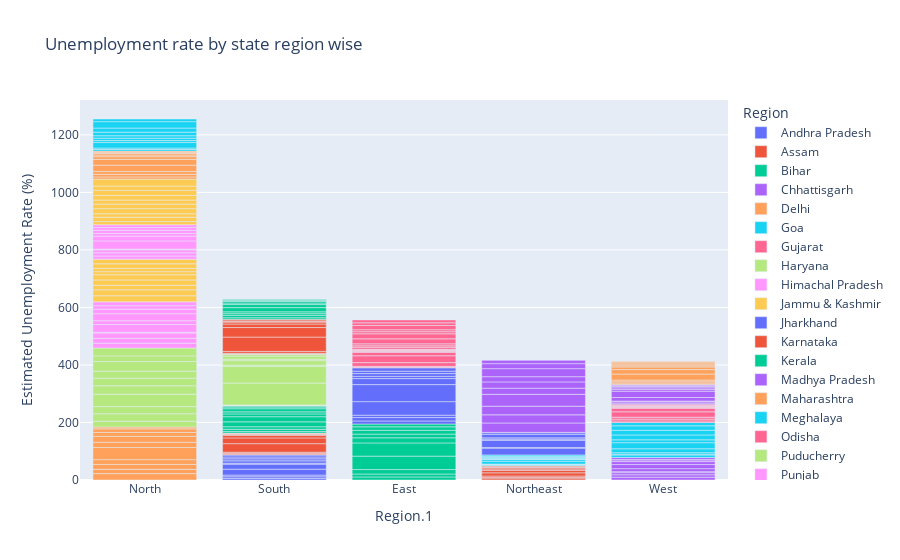

The cell this chart's notebook holds for it:
### Code cell
fg=px.bar(df,x='Region.1',y=' Estimated Unemployment Rate (%)',color='Region',title="Unemployment rate by state region wise",template='plotly')
fg.update_layout(xaxis={"categoryorder":"total descending"})
fg.show()

### Figure 1 — Plotly figure (JSON) as saved in the notebook; plotly's stock layout.template omitted (floating-point values rounded to 4 significant figures)
{"data": [{"alignmentgroup": "True", "hovertemplate": "Region=Andhra Pradesh<br>Region.1=%{x}<br> Estimated Unemployment Rate (%)=%{y}<extra></extra>", "legendgroup": "Andhra Pradesh", "marker": {"color": "#636efa", "pattern": {"shape": ""}}, "name": "Andhra Pradesh", "offsetgroup": "Andhra Pradesh", "orientation": "v", "showlegend": true, "textposition": "auto", "type": "bar", "x": ["South", "South", "South", "South", "South", "South", "South", "South", "South", "South"], "xaxis": "x", "y": [5.48, 5.83, 5.79, 20.51, 17.43, 3.31, 8.34, 6.96, 6.4, 6.59], "yaxis": "y"}, {"alignmentgroup": "True", "hovertemplate": "Region=Assam<br>Region.1=%{x}<br> Estimated Unemployment Rate (%)=%{y}<extra></extra>", "legendgroup": "Assam", "marker": {"color": "#EF553B", "pattern": {"shape": ""}}, "name": "Assam", "offsetgroup": "Assam", "orientation": "v", "showlegend": true, "textposition": "auto", "type": "bar", "x": ["Northeast", "Northeast", "Northeast", "Northeast", "Northeast", "Northeast", "Northeast", "Northeast", "Northeast", "Northeast"], "xaxis": "x", "y": [4.66, 4.41, 4.77, 11.06, 9.55, 0.6, 3.77, 5.53, 1.19, 3.02], "yaxis": "y"}, {"alignmentgroup": "True", "hovertemplate": "Region=Bihar<br>Region.1=%{x}<br> Estimated Unemployment Rate (%)=%{y}<extra></extra>", "legendgroup": "Bihar", "marker": {"color": "#00cc96", "pattern": {"shape": ""}}, "name": "Bihar", "offsetgroup": "Bihar", "orientation": "v", "showlegend": true, "textposition": "auto", "type": "bar", "x": ["East", "East", "East", "East", "East", "East", "East", "East", "East", "East"], "xaxis": "x", "y": [10.61, 10.29, 15.43, 46.64, 45.96, 17.82, 12.79, 13.44, 11.91, 9.82], "yaxis": "y"}, {"alignmentgroup": "True", "hovertemplate": "Region=Chhattisgarh<br>Region.1=%{x}<br> Estimated Unemployment Rate (%)=%{y}<extra></extra>", "legendgroup": "Chhattisgarh", "marker": {"color": "#ab63fa", "pattern": {"shape": ""}}, "name": "Chhattisgarh", "offsetgroup": "Chhattisgarh", "orientation": "v", "showlegend": true, "textposition": "auto", "type": "bar", "x": ["West", "West", "West", "West", "West", "West", "West", "West", "West", "West"], "xaxis": "x", "y": [9.65, 8.38, 7.54, 3.41, 10.5, 14.23, 10.27, 5.63, 1.96, 6.62], "yaxis": "y"}, {"alignmentgroup": "True", "hovertemplate": "Region=Delhi<br>Region.1=%{x}<br> Estimated Unemployment Rate (%)=%{y}<extra></extra>", "legendgroup": "Delhi", "marker": {"color": "#FFA15A", "pattern": {"shape": ""}}, "name": "Delhi", "offsetgroup": "Delhi", "orientation": "v", "showlegend": true, "textposition": "auto", "type": "bar", "x": ["North", "North", "North", "North", "North", "North", "North", "North", "North", "North"], "xaxis": "x", "y": [22.23, 14.84, 17.04, 16.68, 42.27, 18.19, 20.3, 13.79, 12.53, 6.27], "yaxis": "y"}, {"alignmentgroup": "True", "hovertemplate": "Region=Goa<br>Region.1=%{x}<br> Estimated Unemployment Rate (%)=%{y}<extra></extra>", "legendgroup": "Goa", "marker": {"color": "#19d3f3", "pattern": {"shape": ""}}, "name": "Goa", "offsetgroup": "Goa", "orientation": "v", "showlegend": true, "textposition": "auto", "type": "bar", "x": ["West", "West", "West", "West", "West", "West", "West", "West", "West", "West"], "xaxis": "x", "y": [8.89, 2.81, 5.25, 13.31, 21.25, 9.96, 17.07, 16.21, 15.38, 11.54], "yaxis": "y"}, {"alignmentgroup": "True", "hovertemplate": "Region=Gujarat<br>Region.1=%{x}<br> Estimated Unemployment Rate (%)=%{y}<extra></extra>", "legendgroup": "Gujarat", "marker": {"color": "#FF6692", "pattern": {"shape": ""}}, "name": "Gujarat", "offsetgroup": "Gujarat", "orientation": "v", "showlegend": true, "textposition": "auto", "type": "bar", "x": ["West", "West", "West", "West", "West", "West", "West", "West", "West", "West"], "xaxis": "x", "y": [5.54, 6.38, 6.66, 18.71, 12.11, 3.2, 1.84, 1.87, 3.42, 4.03], "yaxis": "y"}, {"alignmentgroup": "True", "hovertemplate": "Region=Haryana<br>Region.1=%{x}<br> Estimated Unemployment Rate (%)=%{y}<extra></extra>", "legendgroup": "Haryana", "marker": {"color": "#B6E880", "pattern": {"shape": ""}}, "name": "Haryana", "offsetgroup": "Haryana", "orientation": "v", "showlegend": true, "textposition": "auto", "type": "bar", "x": ["North", "North", "North", "North", "North", "North", "North", "North", "North", "North"], "xaxis": "x", "y": [20.34, 25.77, 25.05, 43.22, 29.02, 26.7, 24.18, 33.5, 19.68, 27.31], "yaxis": "y"}, {"alignmentgroup": "True", "hovertemplate": "Region=Himachal Pradesh<br>Region.1=%{x}<br> Estimated Unemployment Rate (%)=%{y}<extra></extra>", "legendgroup": "Himachal Pradesh", "marker": {"color": "#FF97FF", "pattern": {"shape": ""}}, "name": "Himachal Pradesh", "offsetgroup": "Himachal Pradesh", "orientation": "v", "showlegend": true, "textposition": "auto", "type": "bar", "x": ["North", "North", "North", "North", "North", "North", "North", "North", "North", "North"], "xaxis": "x", "y": [16.83, 16.84, 18.76, 2.2, 26.95, 13.47, 24.31, 15.79, 12.04, 13.46], "yaxis": "y"}, {"alignmentgroup": "True", "hovertemplate": "Region=Jammu & Kashmir<br>Region.1=%{x}<br> Estimated Unemployment Rate (%)=%{y}<extra></extra>", "legendgroup": "Jammu & Kashmir", "marker": {"color": "#FECB52", "pattern": {"shape": ""}}, "name": "Jammu & Kashmir", "offsetgroup": "Jammu & Kashmir", "orientation": "v", "showlegend": true, "textposition": "auto", "type": "bar", "x": ["North", "North", "North", "North", "North", "North", "North", "North", "North"], "xaxis": "x", "y": [21.08, 20.78, 15.5, 18.74, 17.92, 10.88, 11.09, 16.17, 16.14], "yaxis": "y"}, {"alignmentgroup": "True", "hovertemplate": "Region=Jharkhand<br>Region.1=%{x}<br> Estimated Unemployment Rate (%)=%{y}<extra></extra>", "legendgroup": "Jharkhand", "marker": {"color": "#636efa", "pattern": {"shape": ""}}, "name": "Jharkhand", "offsetgroup": "Jharkhand", "orientation": "v", "showlegend": true, "textposition": "auto", "type": "bar", "x": ["East", "East", "East", "East", "East", "East", "East", "East", "East", "East"], "xaxis": "x", "y": [10.61, 11.85, 8.23, 47.09, 59.23, 20.95, 7.63, 9.76, 8.24, 11.8], "yaxis": "y"}, {"alignmentgroup": "True", "hovertemplate": "Region=Karnataka<br>Region.1=%{x}<br> Estimated Unemployment Rate (%)=%{y}<extra></extra>", "legendgroup": "Karnataka", "marker": {"color": "#EF553B", "pattern": {"shape": ""}}, "name": "Karnataka", "offsetgroup": "Karnataka", "orientation": "v", "showlegend": true, "textposition": "auto", "type": "bar", "x": ["South", "South", "South", "South", "South", "South", "South", "South", "South", "South"], "xaxis": "x", "y": [2.86, 3.61, 3.46, 29.84, 19.97, 8.44, 4.01, 0.5, 2.41, 1.58], "yaxis": "y"}, {"alignmentgroup": "True", "hovertemplate": "Region=Kerala<br>Region.1=%{x}<br> Estimated Unemployment Rate (%)=%{y}<extra></extra>", "legendgroup": "Kerala", "marker": {"color": "#00cc96", "pattern": {"shape": ""}}, "name": "Kerala", "offsetgroup": "Kerala", "orientation": "v", "showlegend": true, "textposition": "auto", "type": "bar", "x": ["South", "South", "South", "South", "South", "South", "South", "South", "South", "South"], "xaxis": "x", "y": [5.31, 7.6, 8.99, 16.99, 17.88, 9.71, 7.09, 10.98, 5.91, 3.88], "yaxis": "y"}, {"alignmentgroup": "True", "hovertemplate": "Region=Madhya Pradesh<br>Region.1=%{x}<br> Estimated Unemployment Rate (%)=%{y}<extra></extra>", "legendgroup": "Madhya Pradesh", "marker": {"color": "#ab63fa", "pattern": {"shape": ""}}, "name": "Madhya Pradesh", "offsetgroup": "Madhya Pradesh", "orientation": "v", "showlegend": true, "textposition": "auto", "type": "bar", "x": ["West", "West", "West", "West", "West", "West", "West", "West", "West", "West"], "xaxis": "x", "y": [4.11, 4.57, 2.22, 12.36, 21.98, 6.48, 5.08, 4.7, 3.91, 3.13], "yaxis": "y"}, {"alignmentgroup": "True", "hovertemplate": "Region=Maharashtra<br>Region.1=%{x}<br> Estimated Unemployment Rate (%)=%{y}<extra></extra>", "legendgroup": "Maharashtra", "marker": {"color": "#FFA15A", "pattern": {"shape": ""}}, "name": "Maharashtra", "offsetgroup": "Maharashtra", "orientation": "v", "showlegend": true, "textposition": "auto", "type": "bar", "x": ["West", "West", "West", "West", "West", "West", "West", "West", "West", "West"], "xaxis": "x", "y": [4.95, 4.69, 5.79, 20.9, 15.46, 9.23, 3.89, 6.23, 4.55, 4.1], "yaxis": "y"}, {"alignmentgroup": "True", "hovertemplate": "Region=Meghalaya<br>Region.1=%{x}<br> Estimated Unemployment Rate (%)=%{y}<extra></extra>", "legendgroup": "Meghalaya", "marker": {"color": "#19d3f3", "pattern": {"shape": ""}}, "name": "Meghalaya", "offsetgroup": "Meghalaya", "orientation": "v", "showlegend": true, "textposition": "auto", "type": "bar", "x": ["Northeast", "Northeast", "Northeast", "Northeast", "Northeast", "Northeast", "Northeast", "Northeast", "Northeast", "Northeast"], "xaxis": "x", "y": [1.66, 3.59, 1.58, 10.03, 5.92, 1.15, 2.1, 3.74, 4.29, 4.6], "yaxis": "y"}, {"alignmentgroup": "True", "hovertemplate": "Region=Odisha<br>Region.1=%{x}<br> Estimated Unemployment Rate (%)=%{y}<extra></extra>", "legendgroup": "Odisha", "marker": {"color": "#FF6692", "pattern": {"shape": ""}}, "name": "Odisha", "offsetgroup": "Odisha", "orientation": "v", "showlegend": true, "textposition": "auto", "type": "bar", "x": ["East", "East", "East", "East", "East", "East", "East", "East", "East", "East"], "xaxis": "x", "y": [1.9, 3.12, 13.08, 23.76, 11.41, 3.77, 1.88, 1.42, 2.1, 2.18], "yaxis": "y"}, {"alignmentgroup": "True", "hovertemplate": "Region=Puducherry<br>Region.1=%{x}<br> Estimated Unemployment Rate (%)=%{y}<extra></extra>", "legendgroup": "Puducherry", "marker": {"color": "#B6E880", "pattern": {"shape": ""}}, "name": "Puducherry", "offsetgroup": "Puducherry", "orientation": "v", "showlegend": true, "textposition": "auto", "type": "bar", "x": ["South", "South", "South", "South", "South", "South", "South", "South", "South", "South"], "xaxis": "x", "y": [0.58, 1.76, 1.2, 75.85, 58.19, 4.24, 15.47, 5.05, 10.9, 6.18], "yaxis": "y"}, {"alignmentgroup": "True", "hovertemplate": "Region=Punjab<br>Region.1=%{x}<br> Estimated Unemployment Rate (%)=%{y}<extra></extra>", "legendgroup": "Punjab", "marker": {"color": "#FF97FF", "pattern": {"shape": ""}}, "name": "Punjab", "offsetgroup": "Punjab", "orientation": "v", "showlegend": true, "textposition": "auto", "type": "bar", "x": ["North", "North", "North", "North", "North", "North", "North", "North", "North", "North"], "xaxis": "x", "y": [11.11, 10.97, 10.32, 2.86, 28.33, 16.55, 9.19, 10.99, 9.61, 9.88], "yaxis": "y"}, {"alignmentgroup": "True", "hovertemplate": "Region=Rajasthan<br>Region.1=%{x}<br> Estimated Unemployment Rate (%)=%{y}<extra></extra>", "legendgroup": "Rajasthan", "marker": {"color": "#FECB52", "pattern": {"shape": ""}}, "name": "Rajasthan", "offsetgroup": "Rajasthan", "orientation": "v", "showlegend": true, "textposition": "auto", "type": "bar", "x": ["North", "North", "North", "North", "North", "North", "North", "North", "North", "North"], "xaxis": "x", "y": [10.97, 15.16, 11.9, 17.7, 15.74, 14.39, 15.81, 17.51, 15.35, 24.15], "yaxis": "y"}, {"alignmentgroup": "True", "hovertemplate": "Region=Sikkim<br>Region.1=%{x}<br> Estimated Unemployment Rate (%)=%{y}<extra></extra>", "legendgroup": "Sikkim", "marker": {"color": "#636efa", "pattern": {"shape": ""}}, "name": "Sikkim", "offsetgroup": "Sikkim", "orientation": "v", "showlegend": true, "textposition": "auto", "type": "bar", "x": ["Northeast", "Northeast", "Northeast", "Northeast", "Northeast", "Northeast", "Northeast", "Northeast"], "xaxis": "x", "y": [23.57, 2.28, 24.51, 4.46, 4.45, 12.49, 5.7, 0.88], "yaxis": "y"}, {"alignmentgroup": "True", "hovertemplate": "Region=Tamil Nadu<br>Region.1=%{x}<br> Estimated Unemployment Rate (%)=%{y}<extra></extra>", "legendgroup": "Tamil Nadu", "marker": {"color": "#EF553B", "pattern": {"shape": ""}}, "name": "Tamil Nadu", "offsetgroup": "Tamil Nadu", "orientation": "v", "showlegend": true, "textposition": "auto", "type": "bar", "x": ["South", "South", "South", "South", "South", "South", "South", "South", "South", "South"], "xaxis": "x", "y": [1.57, 2.09, 6.4, 49.83, 33.16, 12.2, 6.81, 2.65, 5, 2.16], "yaxis": "y"}, {"alignmentgroup": "True", "hovertemplate": "Region=Telangana<br>Region.1=%{x}<br> Estimated Unemployment Rate (%)=%{y}<extra></extra>", "legendgroup": "Telangana", "marker": {"color": "#00cc96", "pattern": {"shape": ""}}, "name": "Telangana", "offsetgroup": "Telangana", "orientation": "v", "showlegend": true, "textposition": "auto", "type": "bar", "x": ["South", "South", "South", "South", "South", "South", "South", "South", "South", "South"], "xaxis": "x", "y": [5.49, 8.29, 5.77, 6.25, 14.7, 10.55, 5.36, 5.79, 3.27, 2.86], "yaxis": "y"}, {"alignmentgroup": "True", "hovertemplate": "Region=Tripura<br>Region.1=%{x}<br> Estimated Unemployment Rate (%)=%{y}<extra></extra>", "legendgroup": "Tripura", "marker": {"color": "#ab63fa", "pattern": {"shape": ""}}, "name": "Tripura", "offsetgroup": "Tripura", "orientation": "v", "showlegend": true, "textposition": "auto", "type": "bar", "x": ["Northeast", "Northeast", "Northeast", "Northeast", "Northeast", "Northeast", "Northeast", "Northeast", "Northeast", "Northeast"], "xaxis": "x", "y": [32.67, 28.4, 29.95, 41.23, 21.51, 21.71, 18.24, 27.92, 17.35, 11.57], "yaxis": "y"}, {"alignmentgroup": "True", "hovertemplate": "Region=Uttar Pradesh<br>Region.1=%{x}<br> Estimated Unemployment Rate (%)=%{y}<extra></extra>", "legendgroup": "Uttar Pradesh", "marker": {"color": "#FFA15A", "pattern": {"shape": ""}}, "name": "Uttar Pradesh", "offsetgroup": "Uttar Pradesh", "orientation": "v", "showlegend": true, "textposition": "auto", "type": "bar", "x": ["North", "North", "North", "North", "North", "North", "North", "North", "North", "North"], "xaxis": "x", "y": [7.58, 8.98, 10.11, 21.54, 20.41, 9.47, 5.56, 5.79, 4.18, 3.75], "yaxis": "y"}, {"alignmentgroup": "True", "hovertemplate": "Region=Uttarakhand<br>Region.1=%{x}<br> Estimated Unemployment Rate (%)=%{y}<extra></extra>", "legendgroup": "Uttarakhand", "marker": {"color": "#19d3f3", "pattern": {"shape": ""}}, "name": "Uttarakhand", "offsetgroup": "Uttarakhand", "orientation": "v", "showlegend": true, "textposition": "auto", "type": "bar", "x": ["North", "North", "North", "North", "North", "North", "North", "North", "North", "North"], "xaxis": "x", "y": [5.49, 4.99, 19.85, 6.48, 8.01, 8.61, 12.38, 14.26, 22.26, 9.23], "yaxis": "y"}, {"alignmentgroup": "True", "hovertemplate": "Region=West Bengal<br>Region.1=%{x}<br> Estimated Unemployment Rate (%)=%{y}<extra></extra>", "legendgroup": "West Bengal", "marker": {"color": "#FF6692", "pattern": {"shape": ""}}, "name": "West Bengal", "offsetgroup": "West Bengal", "orientation": "v", "showlegend": true, "textposition": "auto", "type": "bar", "x": ["East", "East", "East", "East", "East", "East", "East", "East", "East", "East"], "xaxis": "x", "y": [6.94, 4.92, 6.92, 17.41, 17.41, 7.29, 6.83, 14.87, 9.35, 9.98], "yaxis": "y"}], "layout": {"barmode": "relative", "legend": {"title": {"text": "Region"}, "tracegroupgap": 0}, "title": {"text": "Unemployment rate by state region wise"}, "xaxis": {"anchor": "y", "categoryorder": "total descending", "domain": [0, 1], "title": {"text": "Region.1"}}, "yaxis": {"anchor": "x", "domain": [0, 1], "title": {"text": " Estimated Unemployment Rate (%)"}}}}
